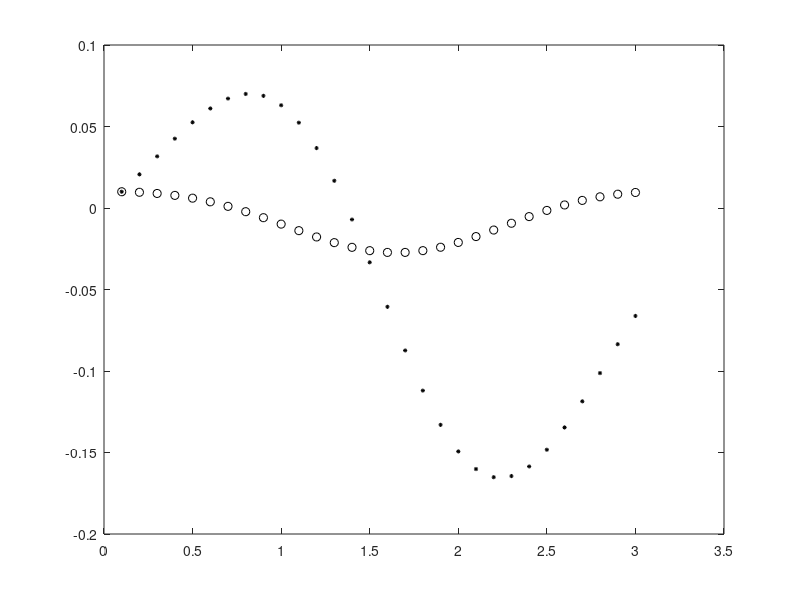

This figure's MATLAB source: (Note: this script raises an error after producing the figure.)
function getch1fig8
% Contrast local and global error
% Initialize output arrays.
t = [];
le = [];
ge = [];
% Initialize for integration.
tn = 0;
yn = 2;
h = 0.1;
for i = 1:30
    tnp1 = tn + h;
    ynp1 = yn + h*ode(tn,yn);
    len = localsol(tn,yn,tn+h) - ynp1;
    gen = globalsol(tn+h) - ynp1;
    t = [t tnp1];
    le = [le len];
    ge = [ge gen];
    tn = tnp1;
    yn = ynp1;
end
%plot(t,le,'o',t,ge,'*')
plot(t,le,'ok',t,ge,'*k','MarkerSize',3)
legend('local error','global error',3)
axis([0 3 -0.2 0.1])
%print -depsc ch1fig8
%===============================================
function dydt = ode(t,y)
dydt = cos(t)*y;

function gy = globalsol(t)
% Global solution.
gy = 2*exp(sin(t));

function ly = localsol(tn,yn,t)
% Local solution.
ly = yn*exp((sin(t) - sin(tn)));
